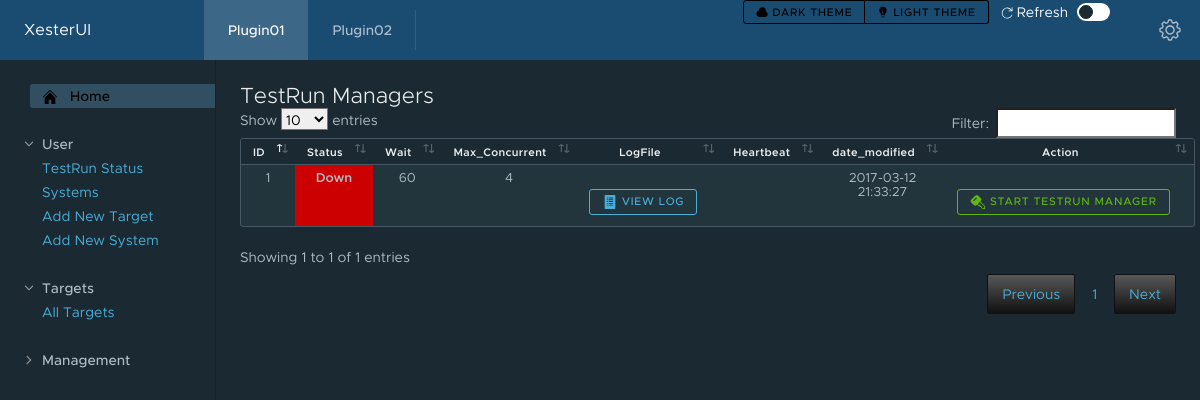
Before: /UI/testrun_manager.php with the older database file.
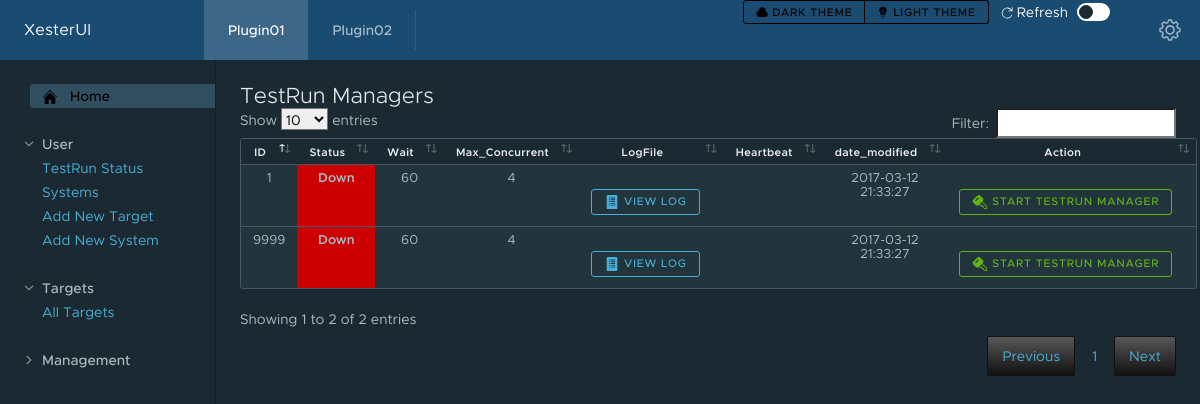
After: the same page with the newer database file.
### tables this page shows
CREATE TABLE TESTRUN_MANAGER (
  ID int(11) NOT NULL AUTO_INCREMENT,
  STATUS_ID int(11) NOT NULL,
  Wait int(11) NOT NULL,
  Max_Concurrent int(11) NOT NULL,
  Log_File varchar(255),
  Heartbeat varchar(255),
  PRIMARY KEY (ID),
  FOREIGN KEY(STATUS_ID) REFERENCES STATUS(ID),
  date_modified TIMESTAMP NOT NULL DEFAULT CURRENT_TIMESTAMP ON UPDATE CURRENT_TIMESTAMP
);

CREATE TABLE STATUS (
  ID int(11) NOT NULL AUTO_INCREMENT,
  Status varchar(50) NOT NULL,
  HtmlColor varchar(10) Not NULL,
  HTML_Description varchar(20) Not NULL,
  PRIMARY KEY (ID),
  UNIQUE (Status),
  date_modified TIMESTAMP NOT NULL DEFAULT CURRENT_TIMESTAMP ON UPDATE CURRENT_TIMESTAMP
);

### UI/testrun_manager.php (the view, shortened to what this page needs)
<!DOCTYPE html>
<html lang="en">
<?php
	require_once 'components/header.php';
?>
<?php
	if (!empty($_GET['id'])) {
		$new_status_id=$_GET['new_status_id'];
		$id=$_GET['id'];
		include 'components/database.php';
		$sql = "UPDATE testrun_manager SET Status_ID = $new_status_id where ID like $id";
		$pdo = Database::connect();
		$pdo->query($sql);
		header("Refresh:0 url=testrun_manager.php");
	} else {
?>
	<div class="content-area">
    <h3>TestRun Managers</h3>
				<div class="row">
					<table id="example" class="table table-compact">
						<thead>
							<tr>
							<th>ID</th>
							<th>Status</th>
							<th>Wait</th>
							<th>Max_Concurrent</th>
							<th>LogFile</th>
							<th>Heartbeat</th>
							<th>date_modified</th>
							<th>Action</th>
							</tr>
						</thead>
						<tbody>
							<?php
							$pdo = Database::connect();
							$sql = 'select tm.ID, '
										. 'tm.Status_ID, '
										. 'tm.Max_Concurrent, '
										. 's.Status, '
										. 's.HtmlColor, '
										. 'tm.Wait, '
										. 'tm.Log_File, '
										. 'tm.Heartbeat, '
										. 'tm.date_modified '
									. 'from testrun_manager tm '
									. 'join STATUS s on tm.Status_ID=s.ID ';
							foreach ($pdo->query($sql) as $row) {
								echo '<tr>';
								echo '<td>'. $row['ID'] . '</td>';
								echo '<td style=background-color:'. $row['HtmlColor'] . '><b>' . $row['Status'] . '</b></td>';
								echo '<td>'. $row['Wait'] . '</td>';
								echo '<td>'. $row['Max_Concurrent'] . '</td>';
								echo '<td><form action="viewlog.php" method="get"><input type="hidden" name="Log_File" value='.$row['Log_File'].'><button class="btn btn-info btn-sm"><clr-icon class="is-solid" size="16" shape="list"></clr-icon> View Log</button></form></td>';
								echo '<td>'. $row['Heartbeat'] . '</td>';
								echo '<td>'. $row['date_modified'] . '</td>';
                                if ($row['Status_ID'] == 1) {
                                    echo '<td><form action="testrun_manager.php" method="get"><input type="hidden" name="new_status_id" value="3"><input type="hidden" name="id" value="'. $row['ID'] . '"><button class="btn btn-success-outline btn-sm"><clr-icon class="is-solid" shape="key" size="16"></clr-icon> Start TestRun Manager</button></form></td>';
                                } elseif ($row['Status_ID'] == 3) {
                                    echo '<td><form action="testrun_manager.php" method="get"><button class="btn btn-info btn-sm"><clr-icon class="is-solid" shape="refresh" size="16"></clr-icon> Refresh</button></form></td>';
                                } elseif ($row['Status_ID'] == 4) {
                                    echo '<td><form action="testrun_manager.php" method="get"><button class="btn btn-info btn-sm"><clr-icon class="is-solid" shape="refresh" size="16"></clr-icon> Refresh</button></form></td>';
                                }else {
                                    echo '';
                                }
								echo '</tr>';
							}
							?>
						</tbody>
					</table>
		</div>
	</div>
    <nav class="sidenav">
	</nav>
</div>
</body>
<?php
	}
?>
</html>

### UI/components/header.php (shortened to what this page needs)
<!DOCTYPE html>
<html lang="en">
    <head>
		<link rel="stylesheet" href="components/css/clarity-ui-dark.min.css" title="dark" type="text/css" />
		<link rel="alternate stylesheet" href="components/css/clarity-ui.min.css" title="light" type="text/css"/>
        <link rel="stylesheet" href="components/css/clarity-icons.min.css">
        <link rel="stylesheet" href="components/css/custom-datatables.jquery.min.css">
        <link rel="stylesheet" href="components/css/datatables.min.css">
        <link rel="stylesheet" href="components/css/custom-buttons.css">
    </head>
    <body onload="set_style_from_cookie()">
        <div class="main-container">
            <header class="header header-3">
                <div class="branding">
                    <a href="index.php" class="nav-link">
                        <span class="title">XesterUI</span>
                    </a>
                </div>
                <div class="header-nav">
                    <a href="index.php" class="active nav-link nav-text">Plugin01</a>
                    <a href="index.php" class="nav-link nav-text">Plugin02</a>
                </div>
                <div class="header-actions">
                    <div class="btn-group">
                        <button class="btn btn-inverse btn-sm" type="button" onclick="switch_style('dark');return false;" name="theme" value="Dark Theme" id="dark"><clr-icon class="is-solid" size="12" shape="cloud"></clr-icon> Dark Theme</button>
                        <button class="btn btn-inverse btn-sm" type="button" onclick="switch_style('light');return false;" name="theme" value="Light Theme" id="light"><clr-icon class="is-solid" size="12" shape="lightbulb"></clr-icon> Light Theme</button>
                    </div>
                    <div class="toggle-switch">
                        <label for="reloadCB"><clr-icon class="is-solid" size="12" shape="refresh"></clr-icon> Refresh</label>
                    </div>
                    <a href="https://github.com/jpsider/xesterui" class="nav-link nav-icon" target="_blank">
                        <clr-icon shape="cog"></clr-icon>
                    </a>
                </div>
            </header>
	    <div class="content-container">

Changed rows visible on the page:
added testrun_manager: ID "9999", STATUS_ID.Status "Down", Wait "60", Max_Concurrent "4", date_modified "2017-03-12 21:33:27"
Other visible differences:
text written by a page script: "Filter: Show entries Showing 1 to 1 of 1 entries Previous 1 Next" → "Filter: Show entries Showing 1 to 2 of 2 entries Previous 1 Next"
